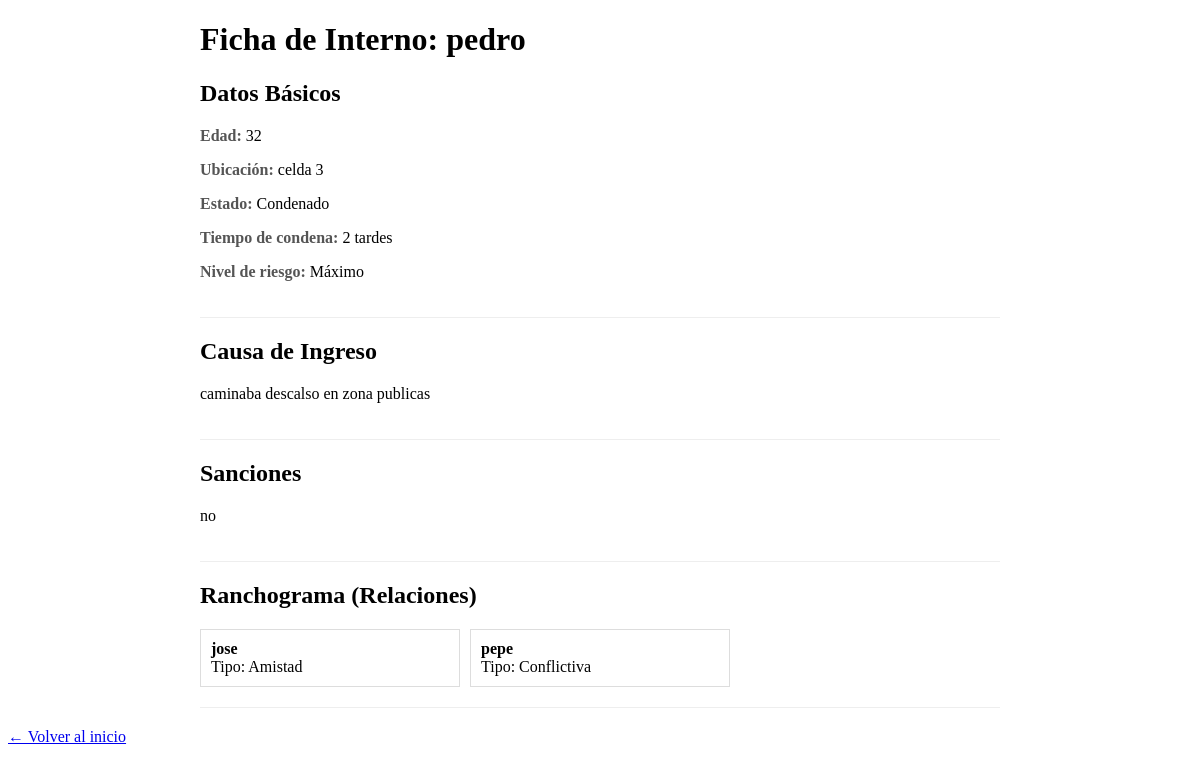
The app's page /ficha_interno.php?id=3 (signed in) with its own data.
### tables this page shows
CREATE TABLE `personas` (
  `id` int(11) NOT NULL,
  `nombre` varchar(100) NOT NULL,
  `edad` int(11) DEFAULT NULL CHECK (`edad` between 12 and 100),
  `causa` text NOT NULL,
  `estado` enum('condenado','procesado') NOT NULL,
  `sancionado` enum('sancionado','no_sancionado') DEFAULT 'no_sancionado',
  `fecha_sancion` date DEFAULT NULL,
  `historial_delictivo` text DEFAULT NULL,
  `fecha_ingreso` date DEFAULT curdate(),
  `created_at` timestamp NOT NULL DEFAULT current_timestamp(),
  `ubicacion` varchar(50) NOT NULL DEFAULT 'Pabellón A',
  `tiempo_condena` varchar(20) NOT NULL,
  `nivel_riesgo` enum('Bajo','Medio','Alto','Máximo') NOT NULL DEFAULT 'Medio',
  `sanciones` text DEFAULT NULL,
  `ranchograma` text DEFAULT NULL COMMENT 'Relaciones con otros internos (JSON)'
);

### ficha_interno.php (the view, shortened to what this page needs)
<?php
$id = (int)$_GET['id'];
$conexion = conectarBaseDeDatos();
$interno = $conexion->query("SELECT * FROM personas WHERE id = $id")->fetch_assoc();
$relaciones = json_decode($interno['ranchograma'] ?? '[]', true);
?>
<!DOCTYPE html>
<html>
<head>
</head>
<body>
    <div class="ficha">
        <h1>Ficha de Interno: <?= htmlspecialchars($interno['nombre']) ?></h1>
        <div class="seccion">
            <h2>Datos Básicos</h2>
            <p><span class="etiqueta">Edad:</span> <?= $interno['edad'] ?></p>
            <p><span class="etiqueta">Ubicación:</span> <?= htmlspecialchars($interno['ubicacion']) ?></p>
            <p><span class="etiqueta">Estado:</span> <?= ucfirst($interno['estado']) ?></p>
            <p><span class="etiqueta">Tiempo de condena:</span> <?= htmlspecialchars($interno['tiempo_condena']) ?></p>
            <p><span class="etiqueta">Nivel de riesgo:</span>
                <span class="riesgo-<?= strtolower($interno['nivel_riesgo']) ?>">
                    <?= $interno['nivel_riesgo'] ?>
                </span>
            </p>
        </div>
        <div class="seccion">
            <h2>Causa de Ingreso</h2>
            <p><?= nl2br(htmlspecialchars($interno['causa'])) ?></p>
        </div>
        <div class="seccion">
            <h2>Sanciones</h2>
            <p><?= $interno['sanciones'] ? nl2br(htmlspecialchars($interno['sanciones'])) : 'Ninguna registrada' ?></p>
        </div>
        <div class="seccion">
            <h2>Ranchograma (Relaciones)</h2>
            <?php if (!empty($relaciones)): ?>
                <div class="relaciones">
                    <?php foreach ($relaciones as $relacion):
                        $relacionado = $conexion->query("SELECT nombre FROM personas WHERE id = {$relacion['interno_id']}")->fetch_assoc();
                    ?>
                        <div class="relacion">
                            <strong><?= htmlspecialchars($relacionado['nombre'] ?? 'Desconocido') ?></strong><br>
                            Tipo: <?= htmlspecialchars($relacion['tipo_relacion'] ?? 'Desconocido') ?>
                        </div>
                    <?php endforeach; ?>
                </div>
            <?php else: ?>
                <p>No se han registrado relaciones</p>
            <?php endif; ?>
        </div>
    </div>
     <p><a href="index.php">← Volver al inicio</a></p>
</body>
</html>

### ficha_interno.php (style rules this page uses)
.ficha { max-width: 800px; margin: 0 auto; }
.seccion { margin-bottom: 20px; border-bottom: 1px solid #eee; padding-bottom: 20px; }
.etiqueta { font-weight: bold; color: #555; }
.relaciones { display: grid; grid-template-columns: repeat(auto-fill, minmax(200px, 1fr)); gap: 10px; }
.relacion { border: 1px solid #ddd; padding: 10px; }

### records on screen
personas: nombre "pedro", edad "32", ubicacion "celda 3", estado "Condenado", tiempo_condena "2 tardes", nivel_riesgo "Máximo", causa "caminaba descalso en zona publicas", sanciones "no"
personas: nombre "jose", tipo_relacion "Amistad"
personas: nombre "pepe", tipo_relacion "Conflictiva"
